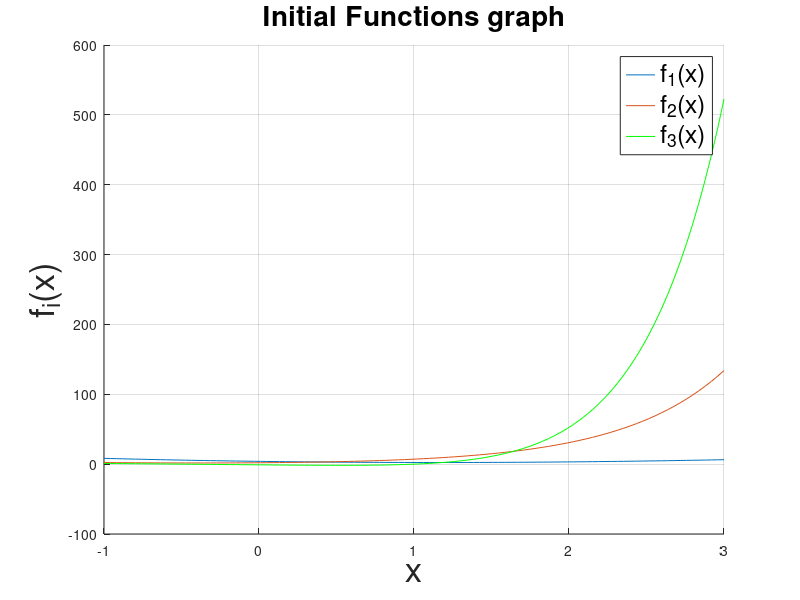

The MATLAB source for this figure: (Note: this script raises an error after producing the figure.)
%Φίλιππος Γερμανόπουλος
%ΑΕΜ:10005
%Lab01

clear;
close all;
clc;
e = 0.001;
%d will be used at the end, during the plot of the measurements to showcase the
%correspondant f
d = 1;

x = linspace(-1, 3);
% Definition of the 3 objective functions.
f1 = @(x) (x-2).^2+ x.*log(x+3);
f2 = @(x) 5.^x + (2- cos(x)).^2;
f3 = @(x) exp(x).*((x.^3) - 1) + (x-1).*sin(x);

% Plot the functions
functions = figure('Name', 'Initial Functions', 'NumberTitle', 'off');
hold on
plot(x, f1(x));
plot(x, f2(x));
plot(x, f3(x), 'g');
title('Initial Functions graph', 'FontSize', 20);
legend('f_{1}(x)', 'f_{2}(x)', 'f_{3}(x)', 'FontSize', 18, 'Location','Best');
xlabel('x', 'FontSize', 25);
ylabel('f_{i}(x)', 'FontSize', 25);
grid on

syms x;
for y = [f1(x) f2(x) f3(x)]
    f(x) = y;
    l = 0.01;
    %initialization of 3 variables, to store the values of ak, bk and k 
    % for every l. My while loop will run 4 times, from l=0.01 to l=0.04 so
    % i will initialise the size of the arrays accordingly.
    ak_Array = zeros(4,6);
    bk_Array = zeros(4,6);
    k_Array = zeros(4,6);
    % keeps track of how many times we run the while l < 0.05 loop.This
    % helps us store to the previous 3 Arrays their new values into the
    % correct positions.
    q = 1;

    while l < 0.05
       ak = -1;
       bk = 3;
       %Number of repetitions of the algorithm
       k = 0;
       %Finds n for every different l.
       n = Find_n(ak, bk, l);
       x1_k = ak + (fibonacci(n-k-2)/fibonacci(n-k)) * (bk - ak) ;
       x2_k = ak + (fibonacci(n-k-1)/fibonacci(n-k)) * (bk - ak) ;
       k = k + 1;
       [k_Array,ak_Array,bk_Array] = Fibonacci_Alternative(ak, bk, f, x1_k, x2_k, e, n, k, q, k_Array, ak_Array, bk_Array); 
       
       %Plot the Measurements.
        y = figure('Name', 'Measured Data');
        hold on;
        plot(ak_Array(q,:));
        plot(bk_Array(q,:));
        title(['Limits in each iteration for l = ' num2str(l) '[f_' num2str(d) '(x)]'], 'FontSize', 18)
        xlabel('k', 'FontWeight','bold', 'FontSize', 25)
        ylabel('ak/ bk', 'FontWeight','bold', 'FontSize', 25)
        legend('ak', 'bk', 'FontSize', 18);
        grid on;
        hold off;
               
        q = q + 1;
        l = l + 0.01;
    end
    d = d + 1;
end
  